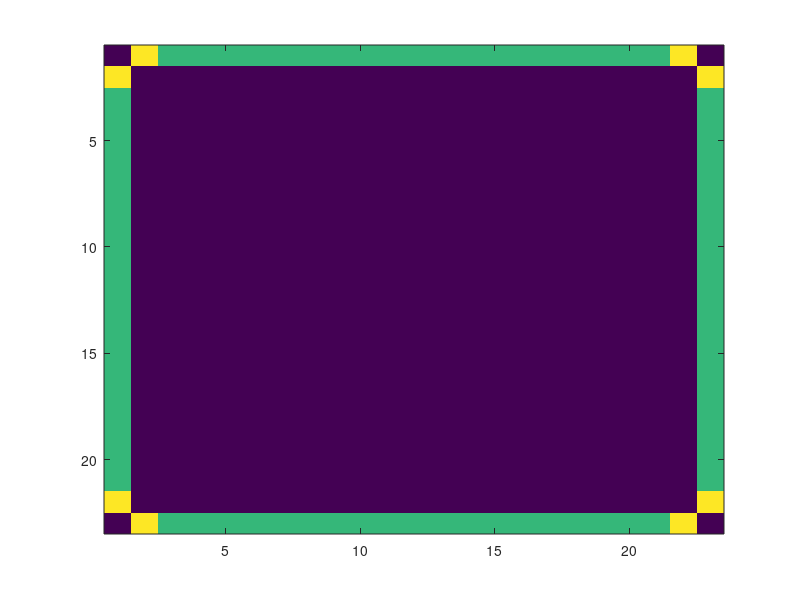

MATLAB code for this plot: (Note: this script raises an error after producing the figure.)
clc;clear;close all;
number_sand = 10000; 
N=23;% table length
M=23;% table width
sand_pile = zeros(N,M); 
avalanche_count = 0;
Mean_matrix = zeros(number_sand,1);

avalanche_matrix = zeros(10000,1); % create a empty matrix

for i=1:number_sand 
    pause(0.001)

    sand_pile(1,1:N) = sand_pile(1,1:N) + 2;
    sand_pile(1:N,1) = sand_pile(1:N,1) + 2;
    sand_pile(N,1:N) = sand_pile(N,1:N) + 2;
    sand_pile(1:N,N) = sand_pile(1:N,N) + 2;

    [x_coord_tops,y_coord_tops] = find(sand_pile>3);
    number_top = length(x_coord_tops);
    
    avalanche_matrix(i,1) = number_top;
    
    while number_top > 0
        for j = 1: number_top
            if x_coord_tops(j)==1 || y_coord_tops(j)==1 || x_coord_tops(j)==N || y_coord_tops(j)==M   % or        
            sand_pile(x_coord_tops(j),y_coord_tops(j))=sand_pile(x_coord_tops(j),y_coord_tops(j))-4;
            avalanche_count = avalanche_count + 1;
                if x_coord_tops(j)+1 <= N
            sand_pile(x_coord_tops(j)+1,y_coord_tops(j))=sand_pile(x_coord_tops(j)+1,y_coord_tops(j))+1;
                end
                if x_coord_tops(j)-1 >= 1
            sand_pile(x_coord_tops(j)-1,y_coord_tops(j))=sand_pile(x_coord_tops(j)-1,y_coord_tops(j))+1;
                end
                if y_coord_tops(j)+1 <= M
            sand_pile(x_coord_tops(j),y_coord_tops(j)+1)=sand_pile(x_coord_tops(j),y_coord_tops(j)+1)+1;
                end
                if y_coord_tops(j)-1 >= 1
            sand_pile(x_coord_tops(j),y_coord_tops(j)-1)=sand_pile(x_coord_tops(j),y_coord_tops(j)-1)+1;
                end
                if x_coord_tops(j)+1 == N/2
                   sand_pile(x_coord_tops(j)+1,y_coord_tops(j))=sand_pile(x_coord_tops(j)+1,y_coord_tops(j))+0;
                end
                if y_coord_tops(j)+1 == M/2
                   sand_pile(x_coord_tops(j),y_coord_tops(j)+1)=sand_pile(x_coord_tops(j),y_coord_tops(j)+1)+0;
                end
            else
            sand_pile(x_coord_tops(j),y_coord_tops(j))=sand_pile(x_coord_tops(j),y_coord_tops(j))-4;
            sand_pile(x_coord_tops(j)+1,y_coord_tops(j))=sand_pile(x_coord_tops(j)+1,y_coord_tops(j))+1;
            sand_pile(x_coord_tops(j)-1,y_coord_tops(j))=sand_pile(x_coord_tops(j)-1,y_coord_tops(j))+1;
            sand_pile(x_coord_tops(j),y_coord_tops(j)+1)=sand_pile(x_coord_tops(j),y_coord_tops(j)+1)+1;
            sand_pile(x_coord_tops(j),y_coord_tops(j)-1)=sand_pile(x_coord_tops(j),y_coord_tops(j)-1)+1;
            end
            
        end
        [x_coord_tops,y_coord_tops] = find(sand_pile>3);
        number_top = length(x_coord_tops);
        % need to record size here.
         avalanche_matrix(i,1) = avalanche_matrix(i,1) + number_top;
         
    end
Mean_matrix(i,1) = mean(sand_pile,"all");
imagesc(sand_pile)

empty_sandpile=zeros(N,M);
empty_sandpile=gpuArray(empty_sandpile);

for t=1:((((N)+1)/2)-1)
    M2 = sand_pile(t:(N-(t-1)),t:(M-(t-1)));
    M2=gpuArray(M2);
    Length_matrix=length(M2);
    Length_matrix=gpuArray(Length_matrix);

    M1=zeros(length(M2),length(M2)); 
    M1=gpuArray(M1);

    [x_coord,y_coord]= find(M2>=0);
    x_coord = gpuArray(x_coord);
    y_coord = gpuArray(y_coord);   
    for k=1:length(x_coord)
        if (x_coord(k) == 1) && (y_coord(k) == 1)
            M1(x_coord(k),y_coord(k)+1) = M2(x_coord(k),y_coord(k));
        elseif (x_coord(k) == 1) && (y_coord(k) == Length_matrix)
            M1(x_coord(k)+1,y_coord(k)) = M2(x_coord(k),y_coord(k)); 
        elseif (x_coord(k) == Length_matrix) && (y_coord(k) == Length_matrix)
            M1(x_coord(k),y_coord(k)-1) = M2(x_coord(k),y_coord(k));
        elseif (x_coord(k) == Length_matrix) && (y_coord(k) == 1)
            M1(x_coord(k)-1,y_coord(k)) = M2(x_coord(k),y_coord(k));
        elseif (x_coord(k) == 1) && (y_coord(k) ~= 1) && (y_coord(k) ~= Length_matrix)
            M1(x_coord(k),y_coord(k)+1) = M2(x_coord(k),y_coord(k));
        elseif (y_coord(k) == Length_matrix) && (x_coord(k)~=1) && (x_coord(k)~=Length_matrix)
            M1(x_coord(k)+1,y_coord(k)) = M2(x_coord(k),y_coord(k)); 
        elseif (x_coord(k) == Length_matrix) && (y_coord(k) ~= Length_matrix) && (y_coord(k) ~= 1)
            M1(x_coord(k),y_coord(k)-1) = M2(x_coord(k),y_coord(k));
        elseif (y_coord(k) == 1) && (x_coord(k)~=1) && (x_coord(k)~=Length_matrix)
            M1(x_coord(k)-1,y_coord(k)) = M2(x_coord(k),y_coord(k));
        end
    end
empty_sandpile(t:(N-(t-1)),t:(N-(t-1)))=M1;
empty_sandpile((N+1)/2,(N+1)/2)=sand_pile((N+1)/2,(N+1)/2);
end

sand_pile=empty_sandpile;


end

